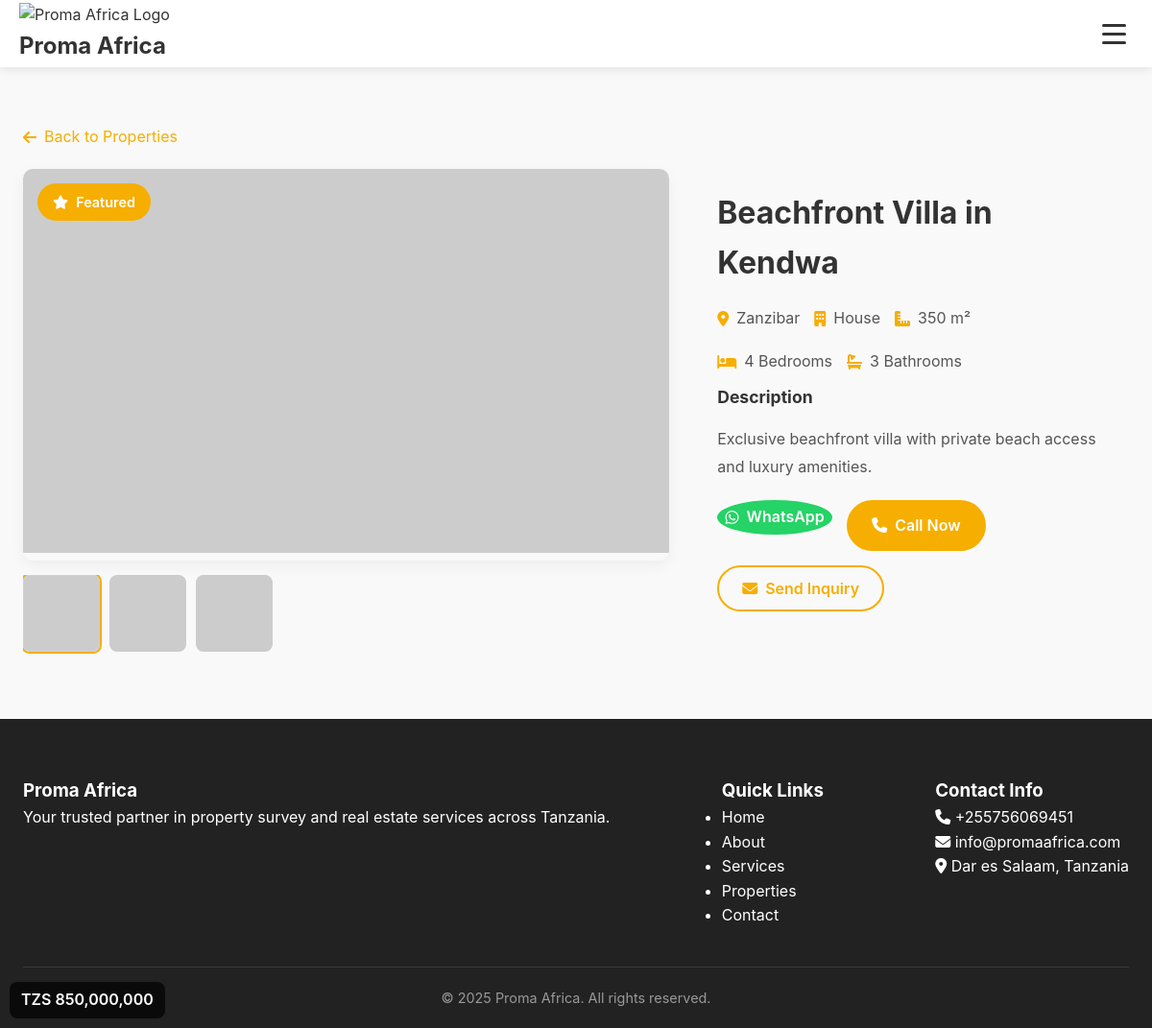
Screenshot of /sales.php?view=4 with the database file from the repository.
### tables this page shows
CREATE TABLE IF NOT EXISTS properties (
    id INT AUTO_INCREMENT PRIMARY KEY,
    title VARCHAR(255) NOT NULL,
    description TEXT,
    property_type ENUM('house', 'apartment', 'land', 'commercial') NOT NULL,
    location VARCHAR(255) NOT NULL,
    price DECIMAL(15,2) NOT NULL,
    bedrooms INT DEFAULT 0,
    bathrooms INT DEFAULT 0,
    area DECIMAL(10,2) DEFAULT 0,
    images JSON,
    featured BOOLEAN DEFAULT FALSE,
    status ENUM('available', 'sold', 'pending') DEFAULT 'available',
    views INT DEFAULT 0,
    created_at TIMESTAMP DEFAULT CURRENT_TIMESTAMP,
    updated_at TIMESTAMP DEFAULT CURRENT_TIMESTAMP ON UPDATE CURRENT_TIMESTAMP
);

### sales.php (the view, shortened to what this page needs)
<?php
$db = Database::getInstance();
$pdo = $db->getConnection();
function isMobileDevice() {
    $userAgent = $_SERVER['HTTP_USER_AGENT'] ?? '';
    $mobileKeywords = ['Mobile', 'Android', 'iPhone', 'iPad', 'Windows Phone', 'BlackBerry'];
    return false;
}
$isMobile = isMobileDevice();
$page = max(1, intval($_GET['page'] ?? 1));
$per_page = $isMobile ? 6 : 12;
$view_property = null;
if (isset($_GET['view']) && is_numeric($_GET['view'])) {
    try {
        $stmt = $pdo->prepare("SELECT * FROM properties WHERE id = ? AND status = 'available'");
        $stmt->execute([$_GET['view']]);
        $view_property = $stmt->fetch();
    } catch(PDOException $e) {
        error_log("Error fetching property: " . $e->getMessage());
    }
}
try {
    $conditions = ["status = 'available'"];
    $params = [];
    $where_clause = implode(' AND ', $conditions);
    $order_by = "featured DESC, created_at DESC";
    $offset = ($page - 1) * $per_page;
    $sql = "SELECT * FROM properties WHERE $where_clause ORDER BY $order_by LIMIT $per_page OFFSET $offset";
    $stmt = $pdo->prepare($sql);
    $stmt->execute($params);
    $properties = $stmt->fetchAll();
    $settings_stmt = $pdo->query("SELECT setting_key, setting_value FROM settings");
    $settings = $settings_stmt->fetchAll(PDO::FETCH_KEY_PAIR);
} catch(PDOException $e) {
    $properties = [];
    $locations = [];
    $types = [];
    $total_properties = 0;
    $total_pages = 0;
    $settings = [];
    error_log("Database error in sales.php: " . $e->getMessage());
}
function getResponsiveImageUrl($imagePath, $size = 'medium') {
    return "https://via.placeholder.com/400x250/f6ae01/000000?text=Property+Image";
}
function formatPrice($price, $currency = 'TZS', $mobile = false) {
    $symbol = $currency === '$' ? '$' : 'TZS ';
    return $symbol . number_format($price);
}
function getDisplayPhone($property, $settings) {
    return $settings['contact_phone'] ?? '+255756069451';
}
?>
<!DOCTYPE html>
<html lang="en">
<head>
    <link rel="stylesheet" href="https://cdnjs.cloudflare.com/ajax/libs/font-awesome/6.4.0/css/all.min.css">
    <link rel="stylesheet" href="styles.css">
    <link rel="stylesheet" href="sales-styles.css">
</head>
<body>
    <nav class="navbar">
        <div class="container">
            <a href="index.php" class="logo">
                <img src="2.png" alt="Proma Africa Logo">
                <div class="logo-text">
                    <h1>Proma Africa</h1>
                </div>
            </a>
            <div class="hamburger-menu">
                <button class="menu-icon" id="mobileMenuToggle" aria-label="Toggle mobile menu">
                    <span></span>
                    <span></span>
                    <span></span>
                </button>
            </div>
        </div>
    </nav>
    <?php if ($view_property): ?>
        <section class="property-detail">
            <div class="container">
                <div class="breadcrumb">
                    <a href="sales.php"><i class="fas fa-arrow-left"></i> Back to Properties</a>
                </div>
                <div class="property-detail-grid">
                    <div class="property-images-section">
                        <?php
                        $images = json_decode($view_property['images'], true);
                        if (is_array($images) && !empty($images)):
                        ?>
                            <div class="main-image-container">
                                <img id="mainImage" src="<?php echo getResponsiveImageUrl($images[0]); ?>"
                                     alt="<?php echo htmlspecialchars($view_property['title']); ?>"
                                     loading="eager">
                                <?php if ($view_property['featured']): ?>
                                    <div class="featured-badge">
                                        <i class="fas fa-star"></i> Featured
                                    </div>
                                <?php endif; ?>
                            </div>
                            <?php if (count($images) > 1): ?>
                                <div class="image-thumbnails">
                                    <?php foreach ($images as $index => $image): ?>
                                        <img src="<?php echo getResponsiveImageUrl($image); ?>"
                                             alt="Property Image <?php echo $index + 1; ?>"
                                             onclick="changeMainImage('<?php echo getResponsiveImageUrl($image); ?>')"
                                             class="thumbnail <?php echo $index === 0 ? 'active' : ''; ?>"
                                             loading="lazy">
                                    <?php endforeach; ?>
                                </div>
                            <?php endif; ?>
                        <?php endif; ?>
                    </div>
                    <div class="property-info-section">
                        <div class="property-header">
                            <h1><?php echo htmlspecialchars($view_property['title']); ?></h1>
                            <div class="property-price">
                                <?php echo formatPrice($view_property['price'], $view_property['currency'] ?? 'TZS', $isMobile); ?>
                            </div>
                        </div>
                        <div class="property-meta">
                            <div class="meta-item">
                                <i class="fas fa-map-marker-alt"></i>
                                <span><?php echo htmlspecialchars($view_property['location']); ?></span>
                            </div>
                            <div class="meta-item">
                                <i class="fas fa-building"></i>
                                <span><?php echo ucfirst(htmlspecialchars($view_property['property_type'])); ?></span>
                            </div>
                            <?php if ($view_property['area'] > 0): ?>
                                <div class="meta-item">
                                    <i class="fas fa-ruler-combined"></i>
                                    <span><?php echo number_format($view_property['area']); ?> m²</span>
                                </div>
                            <?php endif; ?>
                        </div>
                        <?php if ($view_property['bedrooms'] > 0 || $view_property['bathrooms'] > 0): ?>
                            <div class="property-features">
                                <?php if ($view_property['bedrooms'] > 0): ?>
                                    <div class="feature">
                                        <i class="fas fa-bed"></i>
                                        <span><?php echo $view_property['bedrooms']; ?> Bedroom<?php echo $view_property['bedrooms'] > 1 ? 's' : ''; ?></span>
                                    </div>
                                <?php endif; ?>
                                <?php if ($view_property['bathrooms'] > 0): ?>
                                    <div class="feature">
                                        <i class="fas fa-bath"></i>
                                        <span><?php echo $view_property['bathrooms']; ?> Bathroom<?php echo $view_property['bathrooms'] > 1 ? 's' : ''; ?></span>
                                    </div>
                                <?php endif; ?>
                            </div>
                        <?php endif; ?>
                        <?php if (!empty($view_property['description'])): ?>
                            <div class="property-description">
                                <h3>Description</h3>
                                <p><?php echo nl2br(htmlspecialchars($view_property['description'])); ?></p>
                            </div>
                        <?php endif; ?>
                        <div class="contact-actions">
                            <a href="https://wa.me/<?php echo $settings['whatsapp_number'] ?? '255756069451'; ?>?text=Hi%2C%20I%27m%20interested%20in%20<?php echo urlencode($view_property['title']); ?>"
                               class="btn-contact btn-whatsapp" target="_blank">
                                <i class="fab fa-whatsapp"></i>
                                WhatsApp
                            </a>
                            <a href="tel:<?php echo getDisplayPhone($view_property, $settings); ?>"
                               class="btn-contact btn-call">
                                <i class="fas fa-phone"></i>
                                Call Now
                            </a>
                            <button onclick="openInquiryModal(<?php echo $view_property['id']; ?>, '<?php echo addslashes($view_property['title']); ?>')"
                                    class="btn-contact btn-inquire">
                                <i class="fas fa-envelope"></i>
                                Send Inquiry
                            </button>
                        </div>
                    </div>
                </div>
            </div>
        </section>
    <?php endif; ?>
    <footer class="footer">
        <div class="container">
            <div class="footer-content">
                <div class="footer-section">
                    <h3>Proma Africa</h3>
                    <p>Your trusted partner in property survey and real estate services across Tanzania.</p>
                </div>
                <div class="footer-section">
                    <h3>Quick Links</h3>
                    <ul>
                        <li><a href="index.php">Home</a></li>
                        <li><a href="about.php">About</a></li>
                        <li><a href="services.php">Services</a></li>
                        <li><a href="sales.php">Properties</a></li>
                        <li><a href="contact.php">Contact</a></li>
                    </ul>
                </div>
                <div class="footer-section">
                    <h3>Contact Info</h3>
                    <p><i class="fas fa-phone"></i> <?php echo $settings['contact_phone'] ?? '+255 756 069 451'; ?></p>
                    <p><i class="fas fa-envelope"></i> <?php echo $settings['contact_email'] ?? 'info@promaafrica.com'; ?></p>
                    <p><i class="fas fa-map-marker-alt"></i> <?php echo $settings['company_address'] ?? 'Dar es Salaam, Tanzania'; ?></p>
                </div>
            </div>
            <div class="footer-bottom">
                <p>&copy; <?php echo date('Y'); ?> Proma Africa. All rights reserved.</p>
            </div>
        </div>
    </footer>
</body>
</html>

### styles.css (style rules this page uses)
:root { --primary-color: #f6ae01; --primary-hover: #e29f01; --secondary-color: #0056b3; --text-dark: #333; --text-medium: #555; --text-light: #777; --bg-light: #f9f9f9; --bg-white: #fff; --shadow-sm: 0 2px 6px rgba(0, 0, 0, 0.1); --shadow-md: 0 5px 15px rgba(0, 0, 0, 0.05); --shadow-lg: 0 15px 30px rgba(0, 0, 0, 0.1); --border-radius-sm: 5px; --border-radius-md: 8px; --border-radius-lg: 10px; --border-radius-xl: 50px; --transition-fast: 0.2s ease; --transition-normal: 0.3s ease; --transition-slow: 0.4s ease; --font-size-xs: 0.8rem; --font-size-sm: 0.9rem; --font-size-md: 1rem; --font-size-lg: 1.1rem; --font-size-xl: 1.5rem; --font-size-2xl: 2rem; --font-size-3xl: 2.5rem; --font-size-4xl: 3rem; --spacing-xs: 5px; --spacing-sm: 10px; --spacing-md: 15px; --spacing-lg: 20px; --spacing-xl: 30px; --spacing-2xl: 40px; --spacing-3xl: 60px; --container-padding: 20px; --header-height: 70px; }
* { margin: 0; padding: 0; box-sizing: border-box; }
body { font-family: -apple-system, BlinkMacSystemFont, "Segoe UI", Roboto, Oxygen, Ubuntu, Cantarell, "Open Sans", "Helvetica Neue", sans-serif; line-height: 1.6; color: var(--text-dark); overflow-x: hidden; -webkit-font-smoothing: antialiased; -moz-osx-font-smoothing: grayscale; touch-action: manipulation; }
img { max-width: 100%; height: auto; }
a { text-decoration: none; color: inherit; transition: color var(--transition-normal); }
button { cursor: pointer; font-family: inherit; }
.container { width: 100%; max-width: 1200px; margin: 0 auto; padding: 0 var(--container-padding); }
.navbar { position: fixed; top: 0; left: 0; width: 100%; background-color: rgba(255, 255, 255, 0.95); box-shadow: 0 2px 10px rgba(0, 0, 0, 0.1); z-index: 1000; transition: all 0.3s ease; backdrop-filter: blur(10px); -webkit-backdrop-filter: blur(10px); height: var(--header-height); }
.navbar .container { display: flex; justify-content: space-between; align-items: center; padding: 15px var(--container-padding); height: 100%; }
.logo { margin-right: 15px; }
.logo img { height: 50px; width: auto; }
.hamburger-menu { position: relative; }
.menu-icon { cursor: pointer; font-size: 1.5rem; color: var(--text-dark); display: flex; flex-direction: column; align-items: center; justify-content: center; width: 40px; height: 40px; border-radius: 50%; transition: background-color 0.3s ease; background: none; border: none; padding: 0; }
.menu-icon span { width: 25px; height: 3px; background: var(--text-dark); margin: 3px 0; border-radius: 2px; transition: var(--transition-normal); display: block; }
.container { max-width: 1200px; margin: 0 auto; padding: var(--container-padding); }
.footer { background-color: #222; color: var(--bg-white); padding: var(--spacing-3xl) 0 var(--spacing-lg); }
.footer-content { display: flex; flex-wrap: wrap; justify-content: space-between; gap: var(--spacing-2xl); margin-bottom: var(--spacing-2xl); }
.footer-bottom { text-align: center; padding-top: var(--spacing-lg); border-top: 1px solid rgba(255, 255, 255, 0.1); font-size: var(--font-size-sm); color: #999; }
.container { max-width: 1200px; margin: 0 auto; padding: 0 1.5rem; }

### rows the page displays
properties: title "Beachfront Villa in Kendwa", price "TZS 850,000,000", location "Zanzibar", property_type "House", area "350", bedrooms "4", bathrooms "3", description "Exclusive beachfront villa with private beach access and luxury amenities."

### other values shown
$settings['contact_phone'] "+255756069451"
$settings['contact_email'] "info@promaafrica.com"
$settings['company_address'] "Dar es Salaam, Tanzania"
